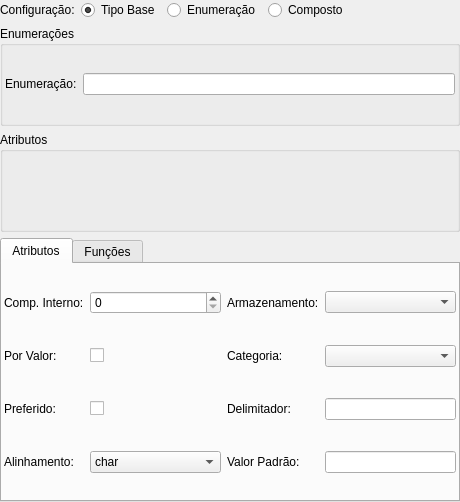
<?xml version="1.0" encoding="UTF-8"?>
<ui version="4.0">
 <class>TipoWidget</class>
 <widget class="QWidget" name="TipoWidget">
  <property name="geometry">
   <rect>
    <x>0</x>
    <y>0</y>
    <width>460</width>
    <height>502</height>
   </rect>
  </property>
  <property name="minimumSize">
   <size>
    <width>0</width>
    <height>0</height>
   </size>
  </property>
  <property name="windowTitle">
   <string>Form</string>
  </property>
  <layout class="QGridLayout" name="tipo_grid">
   <property name="margin">
    <number>0</number>
   </property>
   <item row="0" column="0">
    <widget class="QLabel" name="configuracao_lbl">
     <property name="sizePolicy">
      <sizepolicy hsizetype="Fixed" vsizetype="Preferred">
       <horstretch>0</horstretch>
       <verstretch>0</verstretch>
      </sizepolicy>
     </property>
     <property name="text">
      <string>Configuração:</string>
     </property>
    </widget>
   </item>
   <item row="0" column="1">
    <widget class="QRadioButton" name="tipo_base_rb">
     <property name="minimumSize">
      <size>
       <width>80</width>
       <height>0</height>
      </size>
     </property>
     <property name="text">
      <string>Tipo Base</string>
     </property>
     <property name="checked">
      <bool>true</bool>
     </property>
    </widget>
   </item>
   <item row="0" column="2">
    <widget class="QRadioButton" name="enumeracao_rb">
     <property name="minimumSize">
      <size>
       <width>95</width>
       <height>0</height>
      </size>
     </property>
     <property name="text">
      <string>Enumeração</string>
     </property>
    </widget>
   </item>
   <item row="0" column="3">
    <widget class="QRadioButton" name="composto_rb">
     <property name="minimumSize">
      <size>
       <width>80</width>
       <height>0</height>
      </size>
     </property>
     <property name="text">
      <string>Composto</string>
     </property>
    </widget>
   </item>
   <item row="0" column="4">
    <spacer name="horizontalSpacer">
     <property name="orientation">
      <enum>Qt::Horizontal</enum>
     </property>
     <property name="sizeHint" stdset="0">
      <size>
       <width>92</width>
       <height>20</height>
      </size>
     </property>
    </spacer>
   </item>
   <item row="1" column="0" colspan="5">
    <widget class="QGroupBox" name="enumeracoes_gb">
     <property name="minimumSize">
      <size>
       <width>0</width>
       <height>100</height>
      </size>
     </property>
     <property name="title">
      <string>Enumerações</string>
     </property>
     <layout class="QGridLayout" name="gridLayout">
      <property name="margin">
       <number>2</number>
      </property>
      <item row="0" column="0">
       <widget class="QLabel" name="nome_enum_lbl">
        <property name="text">
         <string>Enumeração:</string>
        </property>
       </widget>
      </item>
      <item row="0" column="1">
       <widget class="QLineEdit" name="nome_enum_edt"/>
      </item>
     </layout>
    </widget>
   </item>
   <item row="2" column="0" colspan="5">
    <widget class="QGroupBox" name="atributos_gb">
     <property name="sizePolicy">
      <sizepolicy hsizetype="Preferred" vsizetype="Preferred">
       <horstretch>0</horstretch>
       <verstretch>0</verstretch>
      </sizepolicy>
     </property>
     <property name="minimumSize">
      <size>
       <width>0</width>
       <height>100</height>
      </size>
     </property>
     <property name="title">
      <string>Atributos</string>
     </property>
    </widget>
   </item>
   <item row="3" column="0" colspan="5">
    <widget class="QTabWidget" name="atrib_base_twg">
     <property name="currentIndex">
      <number>0</number>
     </property>
     <widget class="QWidget" name="tab">
      <attribute name="title">
       <string>Atributos</string>
      </attribute>
      <layout class="QGridLayout" name="gridLayout_2">
       <property name="margin">
        <number>2</number>
       </property>
       <item row="0" column="0">
        <widget class="QLabel" name="comp_int_lbl">
         <property name="text">
          <string>Comp. Interno:</string>
         </property>
        </widget>
       </item>
       <item row="0" column="1">
        <widget class="QSpinBox" name="comp_int_sb">
         <property name="sizePolicy">
          <sizepolicy hsizetype="Expanding" vsizetype="Fixed">
           <horstretch>0</horstretch>
           <verstretch>0</verstretch>
          </sizepolicy>
         </property>
         <property name="minimumSize">
          <size>
           <width>90</width>
           <height>0</height>
          </size>
         </property>
        </widget>
       </item>
       <item row="0" column="2">
        <widget class="QLabel" name="armazenamento_lbl">
         <property name="text">
          <string>Armazenamento:</string>
         </property>
        </widget>
       </item>
       <item row="0" column="3">
        <widget class="QComboBox" name="armazenamento_cmb"/>
       </item>
       <item row="1" column="0">
        <widget class="QLabel" name="por_valor_lbl">
         <property name="text">
          <string>Por Valor: </string>
         </property>
        </widget>
       </item>
       <item row="1" column="1">
        <widget class="QCheckBox" name="por_valor_chk">
         <property name="sizePolicy">
          <sizepolicy hsizetype="Expanding" vsizetype="Fixed">
           <horstretch>0</horstretch>
           <verstretch>0</verstretch>
          </sizepolicy>
         </property>
         <property name="text">
          <string/>
         </property>
        </widget>
       </item>
       <item row="1" column="2">
        <widget class="QLabel" name="categoria_lbl">
         <property name="text">
          <string>Categoria:</string>
         </property>
        </widget>
       </item>
       <item row="1" column="3">
        <widget class="QComboBox" name="categoria_cmb"/>
       </item>
       <item row="2" column="0">
        <widget class="QLabel" name="preferido_lbl">
         <property name="text">
          <string>Preferido:</string>
         </property>
        </widget>
       </item>
       <item row="2" column="1">
        <widget class="QCheckBox" name="preferido_chk">
         <property name="sizePolicy">
          <sizepolicy hsizetype="Expanding" vsizetype="Fixed">
           <horstretch>0</horstretch>
           <verstretch>0</verstretch>
          </sizepolicy>
         </property>
         <property name="text">
          <string/>
         </property>
        </widget>
       </item>
       <item row="2" column="2">
        <widget class="QLabel" name="delimitador_lbl">
         <property name="text">
          <string>Delimitador:</string>
         </property>
        </widget>
       </item>
       <item row="2" column="3">
        <widget class="QLineEdit" name="delimitador_edt">
         <property name="maxLength">
          <number>1</number>
         </property>
        </widget>
       </item>
       <item row="3" column="0">
        <widget class="QLabel" name="alinhamento_lbl">
         <property name="text">
          <string>Alinhamento:</string>
         </property>
        </widget>
       </item>
       <item row="3" column="1">
        <widget class="QComboBox" name="alinhamento_cmb">
         <property name="sizePolicy">
          <sizepolicy hsizetype="Expanding" vsizetype="Fixed">
           <horstretch>0</horstretch>
           <verstretch>0</verstretch>
          </sizepolicy>
         </property>
         <property name="minimumSize">
          <size>
           <width>90</width>
           <height>0</height>
          </size>
         </property>
         <item>
          <property name="text">
           <string>char</string>
          </property>
         </item>
         <item>
          <property name="text">
           <string>smallint</string>
          </property>
         </item>
         <item>
          <property name="text">
           <string>integer</string>
          </property>
         </item>
         <item>
          <property name="text">
           <string>double precision</string>
          </property>
         </item>
        </widget>
       </item>
       <item row="3" column="2">
        <widget class="QLabel" name="valor_padrao_lbl">
         <property name="text">
          <string>Valor Padrão:</string>
         </property>
        </widget>
       </item>
       <item row="3" column="3">
        <widget class="QLineEdit" name="valor_padrao_edt"/>
       </item>
      </layout>
     </widget>
     <widget class="QWidget" name="tab_2">
      <attribute name="title">
       <string>Funções</string>
      </attribute>
      <layout class="QGridLayout" name="gridLayout_3">
       <property name="margin">
        <number>2</number>
       </property>
       <item row="0" column="0">
        <widget class="QLabel" name="input_lbl">
         <property name="text">
          <string>Função INPUT:</string>
         </property>
        </widget>
       </item>
       <item row="1" column="0">
        <widget class="QLabel" name="output_lbl">
         <property name="text">
          <string>Função OUTPUT:</string>
         </property>
        </widget>
       </item>
       <item row="2" column="0">
        <widget class="QLabel" name="recv_lbl">
         <property name="text">
          <string>Função RECV:</string>
         </property>
        </widget>
       </item>
       <item row="3" column="0">
        <widget class="QLabel" name="send_lbl">
         <property name="text">
          <string>Função SEND:</string>
         </property>
        </widget>
       </item>
       <item row="4" column="0">
        <widget class="QLabel" name="tpmod_in_lbl">
         <property name="text">
          <string>Função TPMOD_IN:</string>
         </property>
        </widget>
       </item>
       <item row="5" column="0">
        <widget class="QLabel" name="tpmod_out_lbl">
         <property name="text">
          <string>Função TPMOD_OUT:</string>
         </property>
        </widget>
       </item>
       <item row="6" column="0">
        <widget class="QLabel" name="analyze_lbl">
         <property name="text">
          <string>Função ANALYZE:</string>
         </property>
        </widget>
       </item>
      </layout>
     </widget>
    </widget>
   </item>
  </layout>
 </widget>
 <resources>
  <include location="../res/resources.qrc"/>
 </resources>
 <connections/>
</ui>
